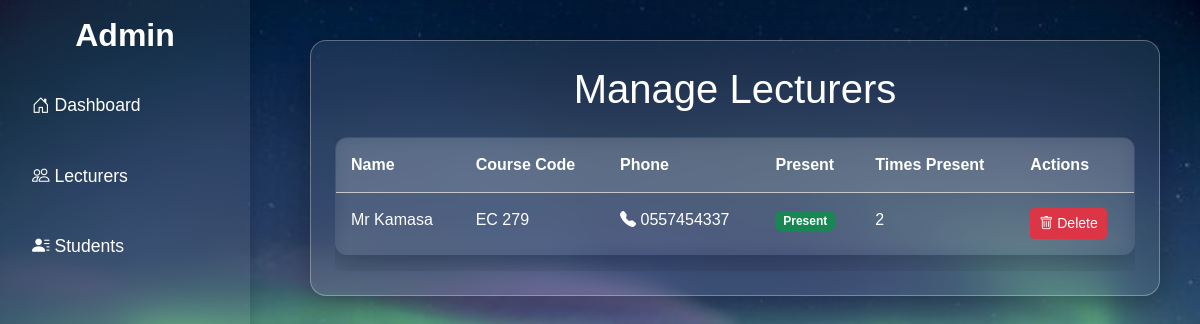
The page /admin/lecturers on the database as committed earlier.
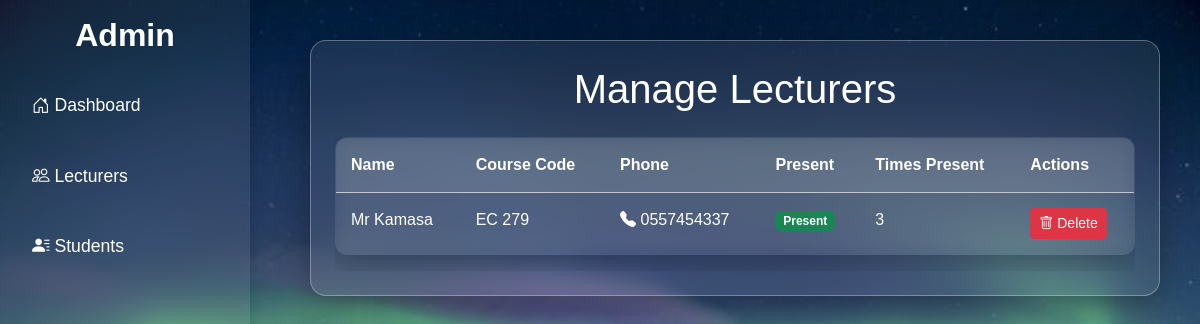
The same page on the database as committed later.
### app/models.py (models this page shows)
class teacher(UserMixin, db.Model):
    id = db.Column(db.Integer, primary_key=True)
    name = db.Column(db.String(100), nullable=False)
    course_code = db.Column(db.String(10), nullable=False)
    phone = db.Column(db.String(20), nullable=False, unique=True)
    attend = db.Column(db.Boolean, default=False)
    times_present = db.Column(db.Integer, default=0)

### app/routes/admin/routes.py (the view)
@admin.route('/lecturers', methods=['GET', 'POST'])
def view_lecturers():
    try:
        users = teacher.query.all()
        return render_template('lectures_view.html', users=users)
    except Exception as e:
        flash(f'Error loading lecturers: {e}', 'danger')
        return redirect(url_for('admin.dashboard'))

### app/templates/lectures_view.html (shortened to what this page needs)
{% extends 'admin_base.html' %}
{% block head %}Manage Lecturers{% endblock %}
{% block contents %}
<div class="table-responsive">
  <table class="table table-hover glass-table text-white">
    <thead class="table-light text-dark">
      <tr>
        <th>Name</th>
        <th>Course Code</th>
        <th>Phone</th>
        <th>Present</th>
        <th>Times Present</th>
        <th>Actions</th>
      </tr>
    </thead>
    <tbody>
      {% for user in users %}
      <tr>
        <td>{{ user.name }}</td>
        <td>{{ user.course_code }}</td>
        <td><i class="bi bi-telephone-fill"></i> {{ user.phone }}</td>
        <td>
          {% if user.attend == True %}
            <span class="badge bg-success">Present</span>
          {% else %}
            <span class="badge bg-danger">Absent</span>
          {% endif %}
        </td>
        <td>{{ user.times_present }}</td>
        <td>
          <form method="POST" action="{{ url_for('admin.delete_lecturer', id=user.id) }}">
            <button type="submit" class="btn btn-danger btn-sm">
              <i class="bi bi-trash"></i> Delete
            </button>
          </form>
        </td>
      </tr>
      {% endfor %}
    </tbody>
  </table>
</div>
{% endblock %}

Rows that differ between the two databases and show on the page:
changed teacher "Mr Kamasa": times_present "2" → "3"
